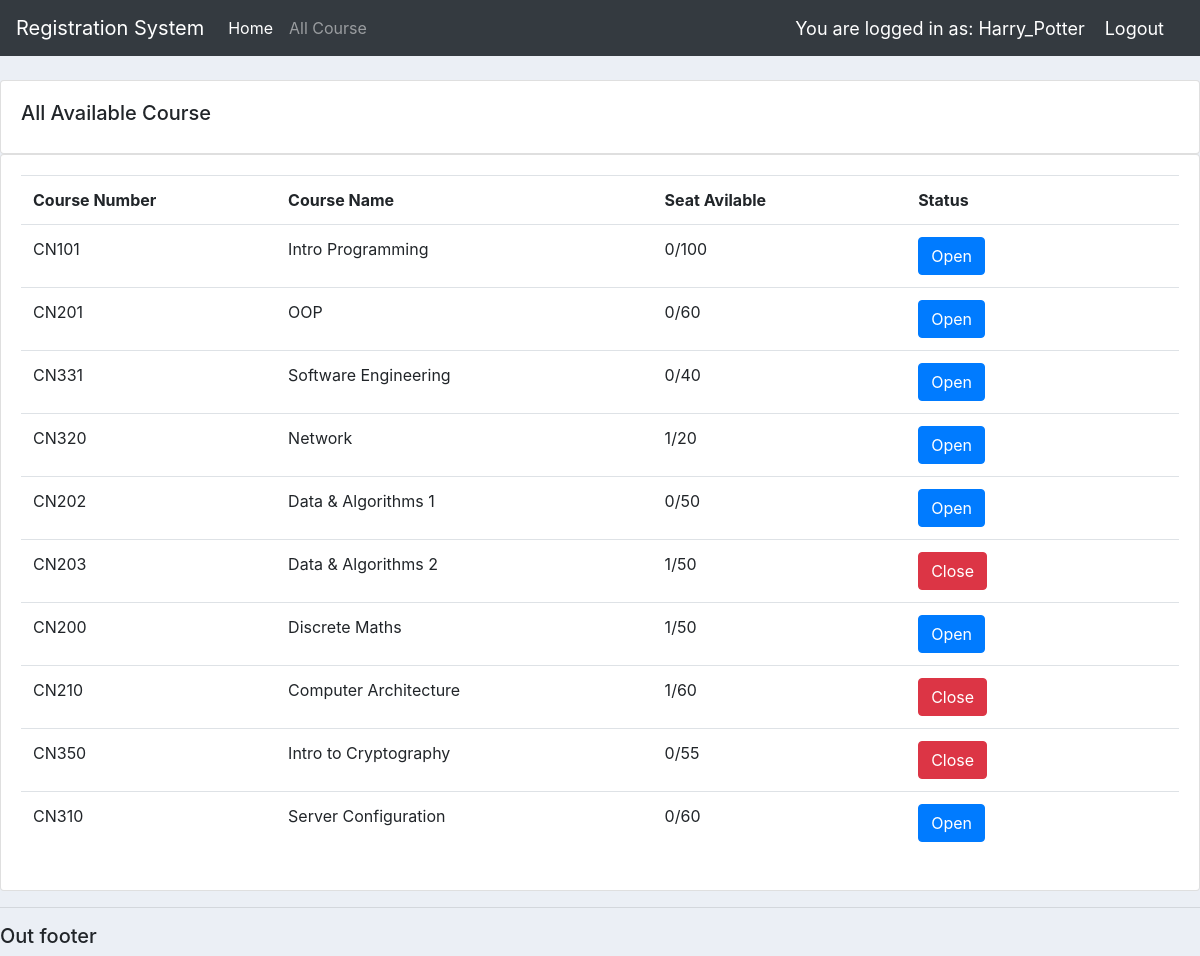
The page /all_course/ (signed in) on the database its author committed.
### users/models.py (models this page shows, shortened)
class Course(models.Model):
    course_num = models.CharField(max_length=5)
    course_name = models.CharField(max_length=64)
    seat = models.IntegerField(null=True)
    maxSeat = models.IntegerField(null=True)
    semester = models.IntegerField(null=True)
    year = models.IntegerField(null=True)
    state = models.BooleanField(default=None)

### users/views.py (the view)
# urls.py: path('all_course/', views.all_course, name = "all_course"),
@login_required(login_url='login')
def all_course(request):
	raw_course = Course.objects.all()
	course = [model for model in (Course.objects.all().values())]
	for c in range(len(raw_course)):
		orders = Order.objects.filter(user=request.user.id).filter(course=raw_course[c].id)
		course[c]["seat"] = (len(orders))
	return render(request, 'users/all_course.html', {'course': (course)})

### users/templates/users/all_course.html
{% extends 'users/main.html' %}
{% block content %}
        <br>
        <div class="row">
            <div class="col-md">
                <div class="card card-body">
                    <h5>All Available Course</h5>
                </div>
                <div class="card card-body">
                    <table class="table">
                        <tr>
                            <th width ="30">Course Number</th>
                            <th width ="60"></width>Course Name</th>
                            <th width ="30"></width>Seat Avilable</th>
                            <th width ="30"></width>Status</th>
                        </tr>
                        {% for i in course %}
                            <tr>
                                <td>{{i.course_num}}</td>
                                <td>{{i.course_name}}</td>
                                <td>{{i.seat}}/{{i.maxSeat}}</td>
                                <td>
                                    {% if i.state %}
                                    <a href={% url 'home' %}><button id="enroll" class="btn btn-primary" type="submit">Open</button>
                                    {% else %}
                                    <a href={% url 'home' %}><button id="enroll" class="btn btn-danger" type="button">Close</button>
                                    {% endif %}
                                </td>
                            </tr>
                        {% endfor %}
                    </table>
                </div>
            </div>
        </div>
{% endblock %}

### users/templates/users/navbar.html (shortened to what this page needs)
  <nav class="navbar navbar-expand-lg navbar-dark bg-dark">
      <a class="navbar-brand" href="#">Registration System</a>
      <div class="collapse navbar-collapse" id="navbarNav">
        <ul class="navbar-nav">
          <li class="nav-item active">
            <a class="nav-link" href={% url 'home' %}>Home</a>
          </li>
          <li class="nav-item">
            <a class="nav-link" href={% url 'all_course' %}>All Course</a>
          </li>
        </ul>
      </div>
      <span class="hello-msg">You are logged in as: {{request.user}}  </span>
      <span ><a  class="hello-msg" href="{% url 'logout' %}">Logout</a></span>
    </nav>

### static/css/main.css (style rules this page uses)
body { background-color: #ebeff5; }

### users/templates/users/navbar.html (style rules this page uses)
.hello-msg { font-size: 18px; color: white; margin-right: 20px; }

### rows shown on the page
Course: course_num "CN101", course_name "Intro Programming", seat "0", maxSeat "100", state "Open"
Course: course_num "CN201", course_name "OOP", seat "0", maxSeat "60", state "Open"
Course: course_num "CN331", course_name "Software Engineering", seat "0", maxSeat "40", state "Open"
Course: course_num "CN320", course_name "Network", seat "1", maxSeat "20", state "Open"
Course: course_num "CN202", course_name "Data & Algorithms 1", seat "0", maxSeat "50", state "Open"
Course: course_num "CN203", course_name "Data & Algorithms 2", seat "1", maxSeat "50", state "Close"
Course: course_num "CN200", course_name "Discrete Maths", seat "1", maxSeat "50", state "Open"
Course: course_num "CN210", course_name "Computer Architecture", seat "1", maxSeat "60", state "Close"
Course: course_num "CN350", course_name "Intro to Cryptography", seat "0", maxSeat "55", state "Close"
Course: course_num "CN310", course_name "Server Configuration", seat "0", maxSeat "60", state "Open"

### other values the page prints
{{ request.user }} "Harry_Potter"
